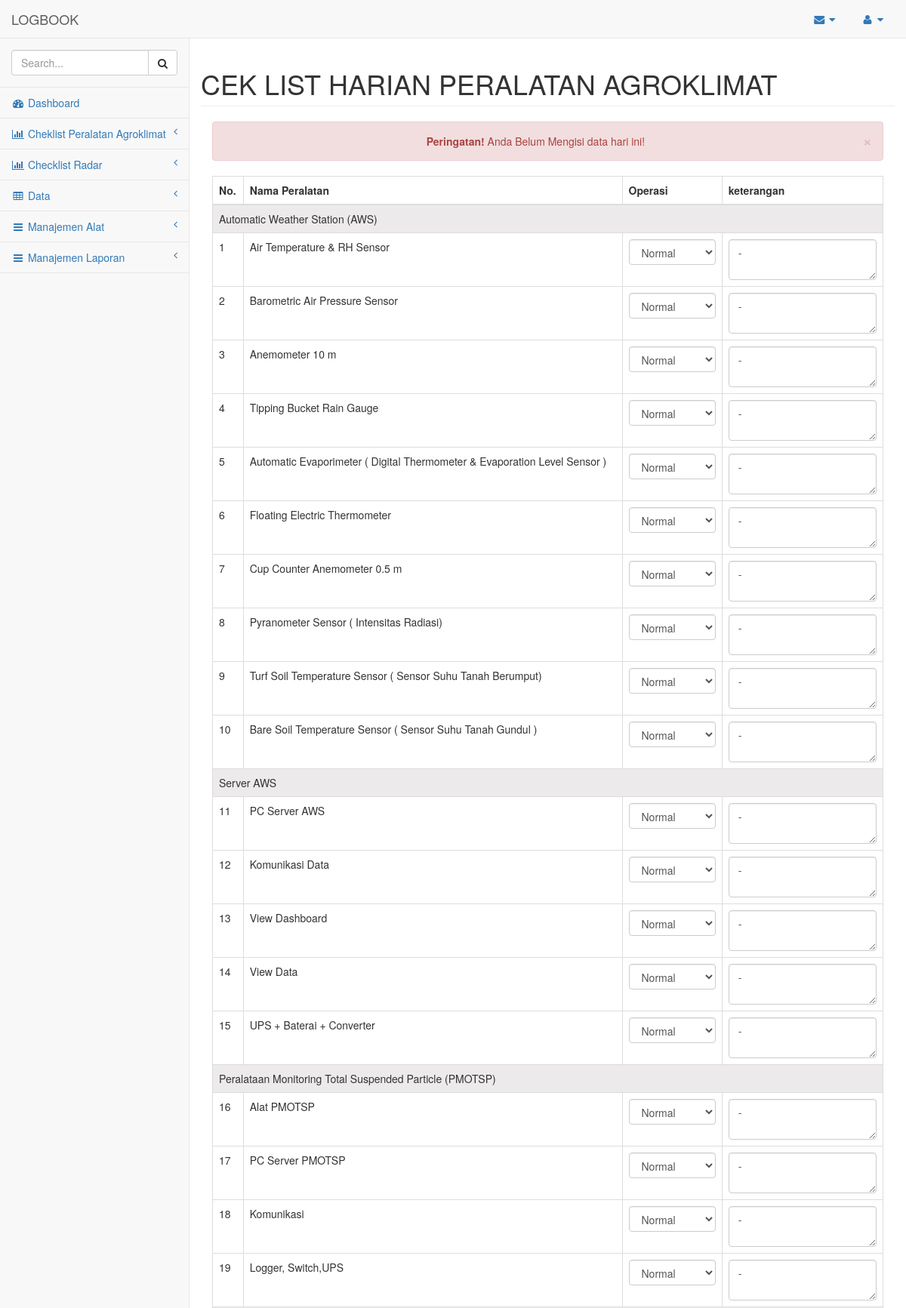
Page /index.php/admin/cek/harian (upper part) on the committed database.
### tables this page shows
CREATE TABLE `kategori` (
  `id_kategori` int(100) NOT NULL,
  `nama_kategori` varchar(100) NOT NULL
);

CREATE TABLE `operasi` (
  `id_operasi` int(100) NOT NULL,
  `id_alat` int(100) NOT NULL,
  `tanggal` date NOT NULL,
  `operasi` varchar(255) NOT NULL,
  `keterangan` varchar(255) NOT NULL
);

CREATE TABLE `alat` (
  `id_alat` int(100) NOT NULL,
  `id_kategori` int(100) NOT NULL,
  `nama_alat` varchar(255) NOT NULL,
  `keterangan` varchar(255) NOT NULL
);

### application/controllers/Admin.php (called while the page is built, shortened)
<?php
class Admin extends CI_Controller {
	public function __construct(){
        $this->load->model('m_logbook');
        $this->load->helper('url');
        $this->load->library('session');
    }
	public function cek($data){
		$data1['halo'] = $this->m_logbook->cekToday();
		$data1['haloradar'] = $this->m_logbook->cekTodayRadar();
		$kategori = "kategori";
		$kategoriradar = "kategoriradar";
		$alat = "alat";
		$radar = "radar";
		$data1['pembacaan'] = $this->m_logbook->getWhere('pembacaan', array('tanggal' => date('Y-m-d')));
		$data1['radar'] = $this->m_logbook->get($radar);
		$data1['pembacaanjoin'] = $this->m_logbook->pembacaanJoin();
		$data1['kategori'] = $this->m_logbook->get($kategori);
		$data1['operasi'] = $this->m_logbook->getWhere('operasi', array('tanggal' => date('Y-m-d')));
		$data1['operasijoin'] = $this->m_logbook->operasiJoin();
		$data1['operasijoin3'] = $this->m_logbook->operasijoin3();
		$data1['joinradar'] = $this->m_logbook->joinradar();
		$data1['alat'] = $this->m_logbook->get($alat);
		$data1['kategoriradar'] = $this->m_logbook->get($kategoriradar);
		$data1['kategoriradar'] = $this->m_logbook->getKategoriRadar();
		$data1['radar'] = $this->m_logbook->get('radar');
		$data1['kategorialat'] = $this->m_logbook->getKategoriAlat();
		$this->load->view('admin/header');
		$this->load->view('admin/cek/'.$data, $data1);
		$this->load->view('admin/footer');
	}
}

### index.php (called while the page is built, shortened)
<?php
require_once BASEPATH.'core/CodeIgniter.php';

### application/models/M_logbook.php (called while the page is built, shortened)
<?php if ( ! defined('BASEPATH')) exit('No direct script access allowed');
	class M_logbook extends CI_Model{
		function get($table){
			$query = $this->db->get($table);
			return $query->result();
		}
		function operasiJoin(){
			$date = date('Y-m-d');
			$query = $this->db->query("SELECT o.id_operasi, o.operasi, o.id_alat, a.id_kategori, o.tanggal, o.keterangan, a.nama_alat FROM operasi o INNER JOIN alat a ON o.id_alat = a.id_alat WHERE o.tanggal = '$date'");
			return $query->result();
		}
}
?>

### application/views/admin/cek/harian.php (the view, shortened to what this page needs)
<div id="page-wrapper">
  <div class="row">
    <div class="col-lg">
      <h1 class="page-header">CEK LIST HARIAN PERALATAN AGROKLIMAT</h1>
    </div>
  </div>
  <div class="row" align="center">
    <div class="col-lg-12">
      <?php
      echo $this->session->flashdata('message_harian');
      ?>
      <table class="table table-bordered">
        <thead>
          <tr>
            <th>No.</th>
            <th>Nama Peralatan</th>
            <th>Operasi</th>
            <th>keterangan</th>
          </tr>
        </thead>
        <?php if ($halo == 0) {
          ?>
          <form action="../cekharian" method="post">
            <tbody>
              <?php  $no=1; foreach ($kategori as $row1) {
                ?>
                <tr>
                 <td colspan="4" style="background-color:#eceaea;"><?php echo $row1->nama_kategori; ?></td>
               </tr>
               <?php foreach ($alat as $row2) {
                if ($row2->id_kategori == $row1->id_kategori) {
                  ?>
                  <tr>
                    <td><?php echo $no;$no++; ?></td>
                    <td><?php echo $row2->nama_alat; ?></td>
                    <td>
                      <div class="form-group">
                        <select class="form-control" id="sel1" name="operasi<?php echo $row2->id_alat; ?>" required>
                          <option value="normal">Normal</option>
                          <option value="gangguan">Gangguan</option>
                        </select>
                      </td>
                      <td>
                        <textarea class="form-control" name="keterangan<?php echo $row2->id_alat; ?>" placeholder="Keterangan"></textarea>
                      </div>
                    </td>
                  </tr>
                <?php }}} ?>
              </tbody>
            </table>
            <button type="submit" class="btn btn-default" style="float: right;">Submit</button>
          </form>
        <?php } else{ ?>
          <form action="../updateharian" method="post">
            <tbody>
              <?php  $no=1; foreach ($kategori as $row1) {
                ?>
                <tr>
                 <td colspan="4" style="background-color:#eceaea;"><?php echo $row1->nama_kategori; ?></td>
               </tr>
               <?php foreach ($operasijoin as $row2) {
                if ($row2->id_kategori == $row1->id_kategori) {
                  ?>
                  <tr>
                    <td><?php echo $no;$no++; ?></td>
                    <td><?php echo $row2->nama_alat; ?></td>
                    <td>
                      <div class="form-group">
                        <select class="form-control" id="sel1" name="operasi<?php echo $row2->id_alat; ?>" required>
                          <?php if ($row2->operasi == 'normal'): ?>
                            <option value="normal">Normal</option>
                          <?php endif ?>
                        </select>
                      </td>
                      <td>
                        <textarea class="form-control" name="keterangan<?php echo $row2->id_alat; ?>" placeholder="Keterangan" ><?php echo $row2->keterangan; ?></textarea>
                      </div>
                    </td>
                  </tr>
                <?php }}} ?>
        <?php }; ?>

### rows in the picture
kategori: nama_kategori "Automatic Weather Station (AWS)"
operasi: id_alat.nama_alat "Air Temperature & RH Sensor", operasi+id_alat "Normal", id_alat+keterangan "-"
operasi: id_alat.nama_alat "Barometric Air Pressure Sensor", operasi+id_alat "Normal", id_alat+keterangan "-"
operasi: id_alat.nama_alat "Anemometer 10 m", operasi+id_alat "Normal", id_alat+keterangan "-"
operasi: id_alat.nama_alat "Tipping Bucket Rain Gauge", operasi+id_alat "Normal", id_alat+keterangan "-"
operasi: id_alat.nama_alat "Automatic Evaporimeter ( Digital Thermometer & Evaporation Level Sensor )", operasi+id_alat "Normal", id_alat+keterangan "-"
operasi: id_alat.nama_alat "Floating Electric Thermometer", operasi+id_alat "Normal", id_alat+keterangan "-"
operasi: id_alat.nama_alat "Cup Counter Anemometer 0.5 m", operasi+id_alat "Normal", id_alat+keterangan "-"
operasi: id_alat.nama_alat "Pyranometer Sensor ( Intensitas Radiasi)", operasi+id_alat "Normal", id_alat+keterangan "-"
operasi: id_alat.nama_alat "Turf Soil Temperature Sensor ( Sensor Suhu Tanah Berumput)", operasi+id_alat "Normal", id_alat+keterangan "-"
operasi: id_alat.nama_alat "Bare Soil Temperature Sensor ( Sensor Suhu Tanah Gundul )", operasi+id_alat "Normal", id_alat+keterangan "-"
kategori: nama_kategori "Server AWS"
operasi: id_alat.nama_alat "PC Server AWS", operasi+id_alat "Normal", id_alat+keterangan "-"
operasi: id_alat.nama_alat "Komunikasi Data", operasi+id_alat "Normal", id_alat+keterangan "-"
operasi: id_alat.nama_alat "View Dashboard", operasi+id_alat "Normal", id_alat+keterangan "-"
operasi: id_alat.nama_alat "View Data", operasi+id_alat "Normal", id_alat+keterangan "-"
operasi: id_alat.nama_alat "UPS + Baterai + Converter", operasi+id_alat "Normal", id_alat+keterangan "-"
kategori: nama_kategori "Peralataan Monitoring Total Suspended Particle (PMOTSP)"
operasi: id_alat.nama_alat "Alat PMOTSP", operasi+id_alat "Normal", id_alat+keterangan "-"
operasi: id_alat.nama_alat "PC Server PMOTSP", operasi+id_alat "Normal", id_alat+keterangan "-"
operasi: id_alat.nama_alat "Komunikasi", operasi+id_alat "Normal", id_alat+keterangan "-"
operasi: id_alat.nama_alat "Logger, Switch,UPS", operasi+id_alat "Normal", id_alat+keterangan "-"

### other values in the picture
$this->session->flashdata('message_harian') "× Peringatan! Anda Belum Mengisi data hari ini!"
